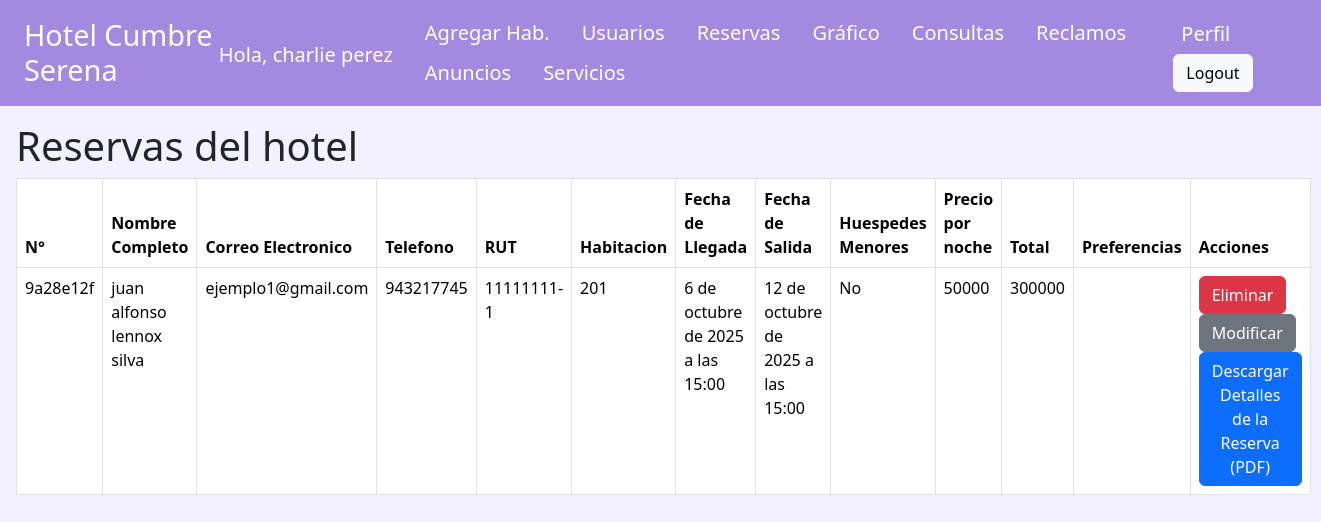
/atenciones/listReserva/ (signed in), run on the app's committed database.
### hotel/models.py (models this page shows, shortened)
class Reserva(models.Model):
    usuario = models.ForeignKey(Usuario, null=True, blank=True, on_delete=models.SET_NULL)
    habitacion = models.ForeignKey(Habitacion, on_delete=models.CASCADE)
    fecha_llegada = models.DateTimeField()
    fecha_salida = models.DateTimeField()
    huespedes_menores = models.BooleanField(null=True, blank=True)
    preferencias = models.TextField(null=True, blank=True)
    numero_reserva = models.CharField(max_length=20, unique=True, blank=True)
    precio_total = models.IntegerField()
    class Meta:
        constraints = [
                       models.UniqueConstraint(fields=['habitacion', 'fecha_llegada', 'fecha_salida'], name='reserva general unica')
        ]

class Usuario(models.Model):
    user = models.OneToOneField(User, on_delete=models.CASCADE)
    nacionalidad = models.CharField(max_length=100)
    rut = models.CharField(max_length=10, unique=True)
    fecha_nacimiento = models.DateField()
    nombre_completo = models.CharField(max_length=200)
    numero_telefonico = models.CharField(max_length=9, unique=True)
    correo = models.EmailField(unique=True)
    rol = models.ForeignKey(Rol, on_delete=models.CASCADE)

class Habitacion(models.Model):
    tipo_habitacion = [
                        ('Individual', 'Individual'),
                        ('Doble', 'Doble'),
                        ('Matrimonial', 'Matrimonial'),
                        ('Triple', 'Triple'),
                        ('Suite', 'Suite'),
                        ('Familiar', 'Familiar'),
    ]
    tipo_camas = [
                  ('Individual', 'Individual'),
                  ('Doble', 'Doble'),
                  ('Queen', 'Queen'),
                  ('King', 'King'),
                  ('Extra Grande', 'Extra Grande')
    ]
    num_habitacion = models.IntegerField(unique=True)
    cantidad_camas = models.PositiveIntegerField()
    ubicacion = models.CharField(max_length=100)
    precio = models.PositiveIntegerField()
    tipo = models.CharField(max_length=30, choices=tipo_habitacion)
    camas = models.CharField(max_length=30, choices=tipo_camas)
    vistas = models.CharField(max_length=300)
    imagen = models.ImageField(blank=True, null=True, upload_to='media')

### hotel/views.py (the view)
# urls.py: path('listReserva/', ReservaListarView.as_view(), name='listaReservas'),
@method_decorator(login_required, name='dispatch')
class ReservaListarView(ListView):
    model = Reserva
    template_name = 'hotel/mis_reservas.html'
    context_object_name = 'reserva'
    def get_queryset(self):
        user = self.request.user
        usuario = Usuario.objects.filter(user=user).first()
        if usuario and usuario.rol and usuario.rol.nombre in ['Administrador', 'Recepcionista']:
            return Reserva.objects.all()
        elif usuario and usuario.rol and usuario.rol.nombre == 'Huesped':
            return Reserva.objects.filter(usuario=usuario)
        else:
            return Reserva.objects.none()

### hotel/templates/hotel/mis_reservas.html
{% extends "hotel/reservas.html" %}
{% block content %}
<h1>Reservas del hotel</h1>
{% if reserva %}
    <table class="table table-bordered">
        <thead>
            <tr>
                <th>N°</th>
                <th>Nombre Completo</th>
                <th>Correo Electronico</th>
                <th>Telefono</th>
                <th>RUT</th>
                <th>Habitacion</th>
                <th>Fecha de Llegada</th>
                <th>Fecha de Salida</th>
                <th>Huespedes Menores</th>
                <th>Precio por noche</th>
                <th>Total</th>
                <th>Preferencias</th>
                <th>Acciones</th>
            </tr>
        </thead>
        <tbody>
            {% for r in reserva %}
            <tr>
                <td>{{ r.numero_reserva }}</td>
                <td>
                    {% if r.usuario %}
                        {{ r.usuario.nombre_completo }}
                    {% else %}
                        Nombre no disponible
                    {% endif %}
                </td>
                <td>
                    {% if r.usuario %}
                        {{ r.usuario.correo }}
                    {% else %}
                        Correo no disponible
                    {% endif %}
                </td>
                <td>
                    {% if r.usuario %}
                        {{ r.usuario.numero_telefonico }}
                    {% else %}
                        Teléfono no disponible
                    {% endif %}
                </td>
                <td>
                    {% if r.usuario %}
                        {{ r.usuario.rut }}
                    {% else %}
                        RUT no disponible
                    {% endif %}
                </td>
                <td>{{ r.habitacion.num_habitacion }}</td>
                <td>{{ r.fecha_llegada }}</td>
                <td>{{ r.fecha_salida }}</td>
                <td>
                    {% if r.huespedes_menores %}Si{% else %}No{% endif %}
                </td>
                <td>{{ r.habitacion.precio }}</td>
                <td>{{ r.precio_total }}</td>
                <td>{{ r.preferencias }}</td>
                <td>
                    <a class="btn btn-danger" href="{% url 'eliminar_reserva' r.id %}">Eliminar</a>
                    <a class="btn btn-secondary" href="{% url 'modificarReserva' r.id %}">Modificar</a>
                    <a href="{% url 'generar_pdf' r.id %}" class="btn btn-primary">Descargar Detalles de la Reserva (PDF)</a>
                </td>
            </tr>
            {% endfor %}
        </tbody>
    </table>
{% else %}
    <h3>No hay reservas hoy</h3>
{% endif %}
{% endblock %}

### hotel/templates/hotel/reservas.html (shortened to what this page needs)
<!DOCTYPE html>
<html lang="en">
<head>
    <link href="https://cdn.jsdelivr.net/npm/bootstrap@5.3.3/dist/css/bootstrap.min.css" rel="stylesheet">
    <link rel="stylesheet" href="https://cdn.jsdelivr.net/npm/bootstrap-icons@1.10.2/font/bootstrap-icons.css">
</head>
<body>
    <nav class="navbar navbar-expand-lg justify-content-between">
        <div class="header">
            <h1 class='titulo'>Hotel Cumbre Serena</h1>
            {% if request.user.is_superuser or request.user.usuario.rol.nombre == 'Administrador' %}
                <div class="nav">
                    <p class="navbar-brand" style="color: white; margin-top: 1.3rem; margin-left: -2rem;">Hola, {{ request.user.username }}</p>
                </div>
            {% elif request.user.usuario.rol.nombre == 'Recepcionista' %}
                <div class="nav">
                    <p class="navbar-brand" style="color: white; margin-top: 1.3rem; margin-left: 2rem;">Hola, {{ request.user.username }}</p>
                </div>
            {% elif request.user.usuario.rol.nombre == 'Huesped' %}
                <div class="nav">
                    <p class="navbar-brand" style="color: white; margin-top: 1.3rem; margin-left: 2rem;">Hola, {{ request.user.username }}</p>
                </div>
            {% endif %}
            {% if request.user.is_superuser or request.user.usuario.rol.nombre == 'Administrador' %}
                <div class="nav">
                    <a class="navbar-brand" href="{% url 'crearHabitacion' %}">Agregar Hab.</a>
                    <a class="navbar-brand" href="{% url 'Lista_usuarios' %}">Usuarios</a>
                    <a class="navbar-brand" href="{% url 'listaReservas' %}">Reservas</a>
                    <a class="navbar-brand" href="{% url 'ver_grafico_reservas' %}">Gráfico</a>
                    <a class="navbar-brand" href="{% url 'listaConsultas' %}">Consultas</a>
                    <a class="navbar-brand" href="{% url 'listaReclamos' %}">Reclamos</a>
                    <a class="navbar-brand" href="{% url 'lista_anuncios' %}">Anuncios</a>
                    <a class="navbar-brand" href="{% url 'listaServicios' %}">Servicios</a>
                </div>
            {% endif %}
            <div class="nav navbar-right-links">
                {% if request.user.is_authenticated %}
                    <a class="navbar-brand" href="{% url 'perfil' %}">Perfil</a>
                    <form action="{% url 'logout' %}" method="post">
                        <button class="btn btn-light" type="submit">Logout</button>
                    </form>
                {% else %}
                    <a class="navbar-brand" href="{% url 'listaHabitaciones' %}">Ver Habitaciones</a>
                    <a class="navbar-brand" href="{% url 'login' %}">Login</a>
                    <a class="navbar-brand" href="{% url 'signup' %}">Registrate</a>
                {% endif %}
            </div>
        </div>
    </nav>
    <div class="max-main-content">
        <div class="main-content">
            {% block content %}{% endblock %}
        </div>
    </div>
</body>
</html>

### hotel/templates/hotel/reservas.html (style rules this page uses)
body { background-color: #F3F0FF; font-family: 'Segoe UI', Tahoma, Geneva, Verdana, sans-serif; }
nav.navbar { background-color: #A389E0; color: white; padding: 0.8rem 1.5rem; }
nav.navbar h1.titulo { color: white; font-size: 1.8rem; margin: 0; display: inline-block; vertical-align: middle; }
nav.navbar .nav a.navbar-brand { color: white; margin-left: 1rem; font-weight: 500; }
nav.navbar .btn { margin-left: 0.5rem; }
.max-main-content { display: flex; margin: 1rem; gap: 1rem; }
.main-content { flex: 1; }
.navbar-right-links { display: flex; align-items: center; margin-left: auto; }
.header { display: flex; align-items: center; width: 100%; justify-content: space-between; }
.header > div.nav { display: flex !important; align-items: center; }

### data on the page
Reserva: numero_reserva "9a28e12f", usuario.nombre_completo "juan alfonso lennox silva", usuario.correo "ejemplo1@gmail.com", usuario.numero_telefonico "943217745", usuario.rut "11111111-1", habitacion.num_habitacion "201", fecha_llegada "6 de octubre de 2025 a las 15:00", fecha_salida "12 de octubre de 2025 a las 15:00", huespedes_menores "No", habitacion.precio "50000", precio_total "300000"

### other printed values
{{ request.user.username }} "charlie perez"
